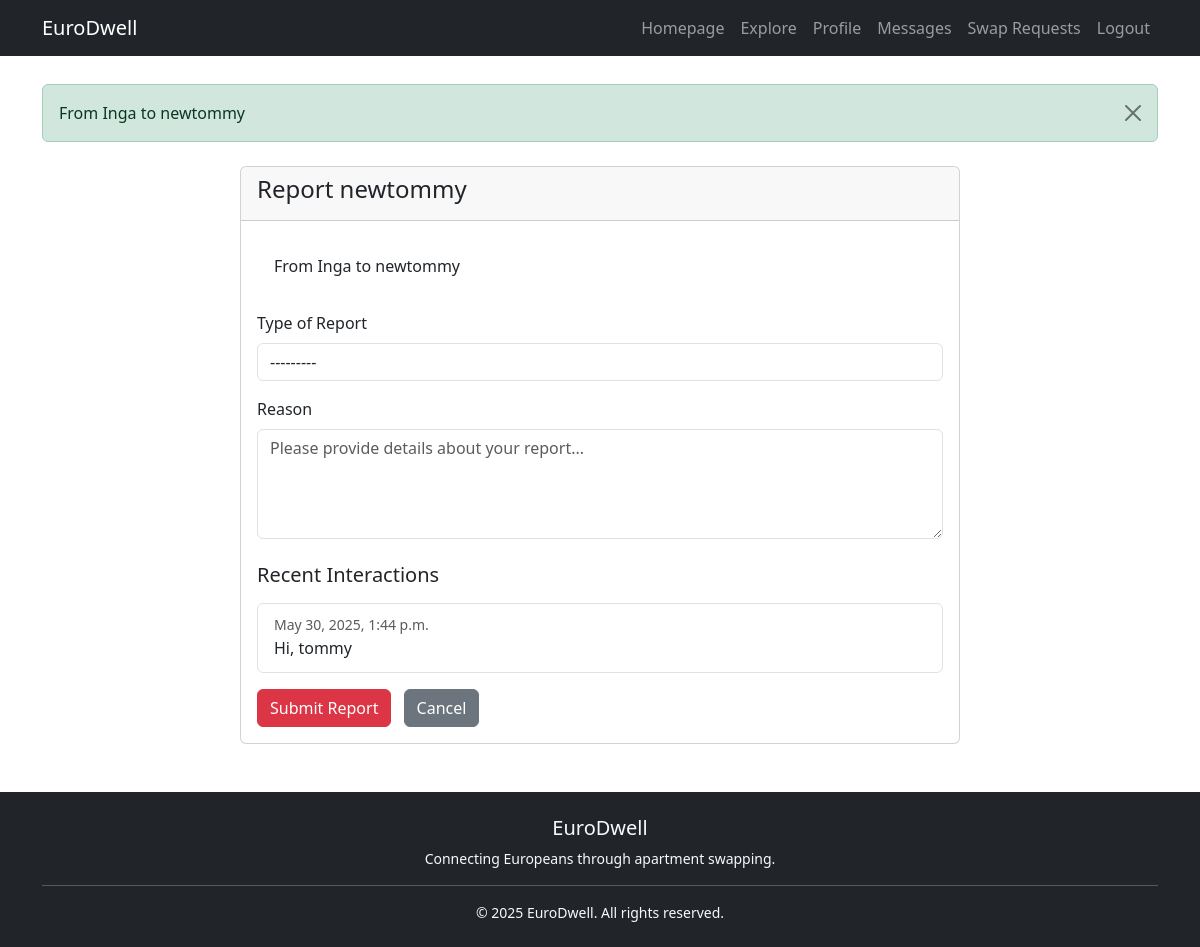
Before: /report/4/ (signed in) with the older database file.
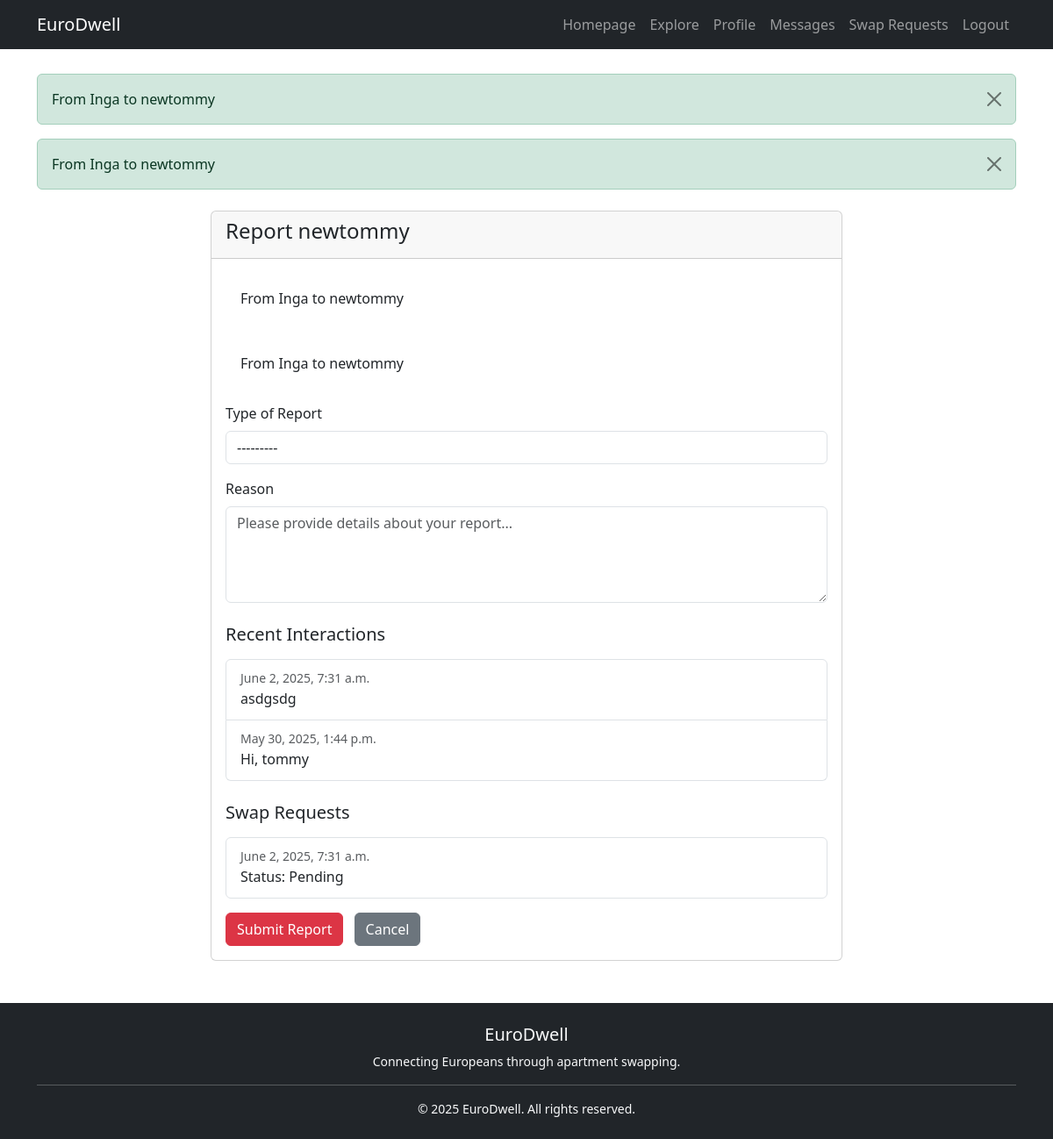
After: the same page with the newer database file.
### app/models.py (models this page shows, shortened)
class Message(models.Model):
    sender = models.ForeignKey(User, related_name="sent_messages", on_delete=models.CASCADE)
    receiver = models.ForeignKey(User, related_name="received_messages", on_delete=models.CASCADE)
    content = models.TextField()
    created_at = models.DateTimeField(auto_now_add=True)
    is_read = models.BooleanField(default=False)
    def __str__(self):
        return f"From {self.sender} to {self.receiver}"

class SwapRequest(models.Model):
    requester = models.ForeignKey(User, on_delete=models.CASCADE, related_name="sent_requests")
    recipient = models.ForeignKey(User, on_delete=models.CASCADE, related_name="received_requests")
    apartment_requested = models.ForeignKey(Apartment, on_delete=models.CASCADE, related_name="requests")
    apartment_offered = models.ForeignKey(Apartment, on_delete=models.CASCADE, related_name="offers", null=True, blank=True)
    status_choices = [('Pending', 'Pending'), ('Accepted', 'Accepted'), ('Declined', 'Declined')]
    status = models.CharField(max_length=10, choices=status_choices, default='Pending')
    created_at = models.DateTimeField(auto_now_add=True)
    message = models.TextField(blank=True, null=True)
    swap_start_date = models.DateField(null=True, blank=True)
    swap_end_date = models.DateField(null=True, blank=True)

### app/views.py (the view)
# urls.py: path('report/<int:user_id>/', views.report_user, name='report_user'),
@login_required
def report_user(request, user_id):
    reported_user = get_object_or_404(User, id=user_id)
    has_interaction = Message.objects.filter(
        (Q(sender=request.user) & Q(receiver=reported_user)) |
        (Q(sender=reported_user) & Q(receiver=request.user))
    ).exists() or SwapRequest.objects.filter(
        (Q(requester=request.user) & Q(recipient=reported_user)) |
        (Q(requester=reported_user) & Q(recipient=request.user))
    ).exists()
    if not has_interaction:
        messages.error(request, "You can only report users you've interacted with through messages or swap requests.")
        return redirect('user_profile', user_id=user_id)
    if request.method == "POST":
        form = ReportForm(request.POST)
        if form.is_valid():
            report = form.save(commit=False)
            report.reporter = request.user
            report.reported_user = reported_user
            report.save()
            messages.success(request, "Your report has been submitted and will be reviewed by our team.")
            return redirect('user_profile', user_id=user_id)
    else:
        form = ReportForm()
    context = {
        'form': form,
        'reported_user': reported_user,
        'messages': Message.objects.filter(
            (Q(sender=request.user) & Q(receiver=reported_user)) |
            (Q(sender=reported_user) & Q(receiver=request.user))
        ).order_by('-created_at'),
        'swap_requests': SwapRequest.objects.filter(
            (Q(requester=request.user) & Q(recipient=reported_user)) |
            (Q(requester=reported_user) & Q(recipient=request.user))
        ).order_by('-created_at')
    }
    return render(request, 'report_user.html', context)

### app/forms.py
class ReportForm(forms.ModelForm):
    class Meta:
        model = Report
        fields = ['report_type', 'reason']
        widgets = {
            'reason': forms.Textarea(attrs={'rows': 4, 'class': 'form-control', 'placeholder': 'Please provide details about your report...'}),
            'report_type': forms.Select(attrs={'class': 'form-control'})
        }

### app/context_processors.py (called while the page is built)
def unread_message_count(request):
    if request.user.is_authenticated:
        count = Message.objects.filter(receiver=request.user, is_read=False).count()
        return {'unread_message_count': count}
    return {}

def pending_swap_requests_count(request):
    if request.user.is_authenticated:
        count = SwapRequest.objects.filter(
            apartment_requested__user=request.user,
            status='Pending'
        ).count()
        return {'pending_swap_requests_count': count}
    return {}

### app/templates/report_user.html (shortened to what this page needs)
{% extends 'base.html' %}
{% block content %}
<div class="container mt-4">
    <div class="row justify-content-center">
        <div class="col-md-8">
            <div class="card">
                <div class="card-header">
                    <h4>Report {{ reported_user.username }}</h4>
                </div>
                <div class="card-body">
                    {% if messages %}
                        {% for message in messages %}
                            <div class="alert alert-{{ message.tags }}">{{ message }}</div>
                        {% endfor %}
                    {% endif %}
                    <form method="post">
                        <div class="mb-3">
                            <label for="{{ form.report_type.id_for_label }}" class="form-label">Type of Report</label>
                            {{ form.report_type }}
                        </div>
                        <div class="mb-3">
                            <label for="{{ form.reason.id_for_label }}" class="form-label">Reason</label>
                            {{ form.reason }}
                        </div>
                        {% if messages %}
                            <h5 class="mt-4">Recent Interactions</h5>
                            <div class="list-group mt-3">
                                {% for message in messages %}
                                    <div class="list-group-item">
                                        <small class="text-muted">{{ message.created_at }}</small>
                                        <p class="mb-1">{{ message.content }}</p>
                                    </div>
                                {% endfor %}
                            </div>
                        {% endif %}
                        {% if swap_requests %}
                            <h5 class="mt-4">Swap Requests</h5>
                            <div class="list-group mt-3">
                                {% for request in swap_requests %}
                                    <div class="list-group-item">
                                        <small class="text-muted">{{ request.created_at }}</small>
                                        <p class="mb-1">Status: {{ request.status }}</p>
                                    </div>
                                {% endfor %}
                            </div>
                        {% endif %}
                        <button type="submit" class="btn btn-danger mt-3">Submit Report</button>
                        <a href="{% url 'user_profile' user_id=reported_user.id %}" class="btn btn-secondary mt-3 ms-2">Cancel</a>
                    </form>
                </div>
            </div>
        </div>
    </div>
</div>
{% endblock %}

### app/templates/base.html (shortened to what this page needs)
<!DOCTYPE html>
<html lang="en">
<head>
    {% load static %}
    <link rel="stylesheet" href="https://cdn.jsdelivr.net/npm/bootstrap@5.3.0/dist/css/bootstrap.min.css">
    <link rel="stylesheet" href="{% static 'app/homepage.css' %}">
</head>
<body style="padding-top: 60px;" class="d-flex flex-column min-vh-100">
    <nav class="navbar navbar-expand-lg navbar-dark bg-dark fixed-top">
        <div class="container">
            <a class="navbar-brand" href="/">EuroDwell</a>
            <div class="collapse navbar-collapse" id="navbarNav">
                <ul class="navbar-nav ms-auto">
                    <li class="nav-item"><a class="nav-link" href="{% url 'homepage' %}">Homepage</a></li>
                    <li class="nav-item"><a class="nav-link" href="{% url 'explore' %}">Explore</a></li>
                    {% if user.is_authenticated %}
                        <li class="nav-item"><a class="nav-link" href="{% url 'profile' %}">Profile</a></li>
                        <li class="nav-item">
                            <a class="nav-link" href="{% url 'chat_inbox' %}">
                              Messages
                            </a>
                          </li>
                        <li class="nav-item">
                            <a class="nav-link" href="{% url 'swap_requests' %}">
                                Swap Requests
                            </a>
                        </li>
                        <li class="nav-item"><a class="nav-link" href="{% url 'logout' %}">Logout</a></li>
                    {% else %}
                        <li class="nav-item"><a class="nav-link" href="{% url 'register' %}">Register</a></li>
                        <li class="nav-item"><a class="nav-link" href="{% url 'login' %}">Login</a></li>
                    {% endif %}
                </ul>
            </div>
        </div>
    </nav>
    <div class="container mt-4 flex-grow-1">
        {% if messages %}
            {% for message in messages %}
                <div class="alert alert-success alert-dismissible fade show" role="alert">
                    {{ message }}
                    <button type="button" class="btn-close" data-bs-dismiss="alert" aria-label="Close"></button>
                </div>
            {% endfor %}
        {% endif %}
        {% block content %}
        {% endblock %}
    </div>
    <footer class="bg-dark text-light py-4 mt-5">
        <div class="container">
            <div class="row">
                <div class="col-md-12 text-center">
                    <h5>EuroDwell</h5>
                    <p class="small">Connecting Europeans through apartment swapping.</p>
                    <hr class="my-3">
                    <p class="small mb-0">&copy; 2025 EuroDwell. All rights reserved.</p>
                </div>
            </div>
        </div>
    </footer>
</body>
</html>

Changed rows visible on the page:
added Message: sender+receiver "From Inga to newtommy", created_at "June 2, 2025, 7:31 a.m.", content "asdgsdg"
added SwapRequest: created_at "June 2, 2025, 7:31 a.m.", status "Pending"
Other visible differences:
text now shown: "Swap Requests"
